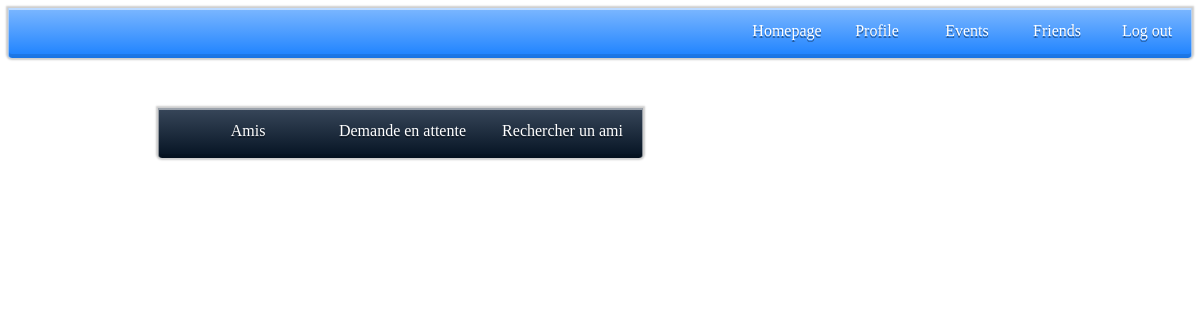
Before: /View/Pages/friends.php (signed in) with the older database file.
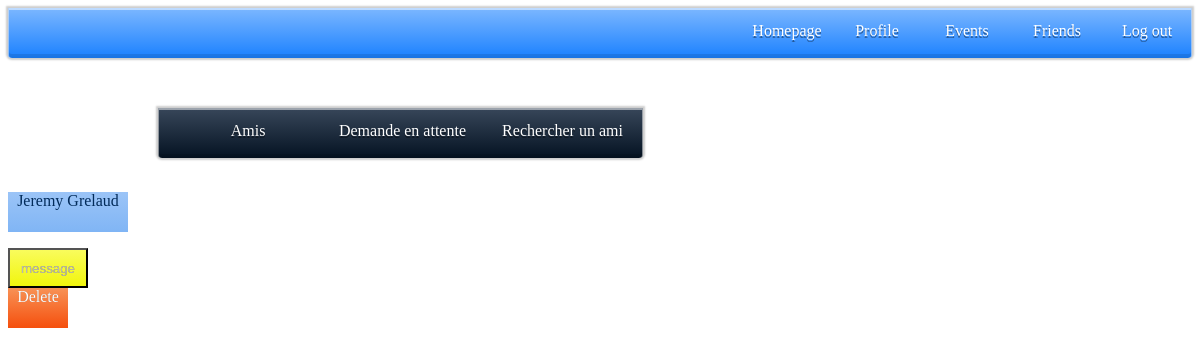
After: the same page with the newer database file.
### tables this page shows
CREATE TABLE IF NOT EXISTS `user_table` (
  `id_user` int(11) NOT NULL AUTO_INCREMENT,
  `id_admin` tinyint(1) NOT NULL,
  `fname_user` varchar(30) NOT NULL,
  `lname_user` varchar(30) NOT NULL,
  `password_user` varchar(255) NOT NULL,
  `mail_user` varchar(50) NOT NULL,
  `reg_date_user` datetime NOT NULL,
  `univ_user` varchar(50) NOT NULL,
  `statuts_user` text NOT NULL,
  `token` varchar(250) DEFAULT NULL,
  PRIMARY KEY (`id_user`),
  UNIQUE KEY `reg_date_user` (`reg_date_user`)
);

### View/Pages/friends.php (the view, shortened to what this page needs)
<?php
require '../../Model/session_util.php';
require '../../Model/connection.php';
$id_user = $_SESSION['id_user'];
?>
<!DOCTYPE html>
<html>
    <head>
        <link rel="stylesheet" href="../Styles/friends.css" />
        <link rel="stylesheet" href="../Styles/Style.css" />
    </head>
    <body>
        <?php include('navigation_bar.php');
        try{
            $PDO = new PDO($DB_DSN,$DB_USER,$DB_PASS);
            $relfriends = $PDO->prepare("SELECT * FROM req_friends WHERE id_req_from = :username_1 OR id_req_to = :username_2");
            $relfriends->execute([
                "username_1" => $id_user,
                "username_2" => $id_user
            ]);
            $data_relfriends = $relfriends->fetchAll();
        }
        catch(PDOException $pe){
            echo 'ERREUR : '.$pe->getMessage();
        }
        ?>
        <nav id="friendnav">
            <ul id="fnav">
                <li><a href="friends.php">Amis</a></li>
                <li><a href="waiting_request.php">Demande en attente</a></li>
                <li><a href="friends.php">Rechercher un ami</a></li>
            </ul>
        </nav>
        <br>
        <?php
        for($i=0;$i<sizeof($data_relfriends);$i++){
            if( $data_relfriends[$i]['id_req_to'] == $id_user && $data_relfriends[$i]['req_statuts'] == 0){
                $print_username_friend = $PDO->prepare("SELECT * FROM user_table WHERE id_user = :id_user");
                $print_username_friend->execute([
                    "id_user" => $data_relfriends[$i]['id_req_from']
                ]);
                $username_friend = $print_username_friend->fetch();
                $id_req = $data_relfriends[$i]['id_req'];
                echo '<p class="friends">'.$username_friend["fname_user"]." ".$username_friend["lname_user"].'</p>';
                echo '<input type="button" class="message_friend" value=" message ">';
                echo "<a class='delete' href='../../Controller/supp_friend.php?id_req=".$id_req."'>Delete</a>";
            }
        }
        ?>
    </body>
</html>

### View/Pages/navigation_bar.php
<nav id="menufond">
    <ul id="menu">
        <li><a href="homepage.php">Homepage</a></li>
        <li><a href="profile.php">Profile</a></li>
        <li><a href="create_event.php">Events</a></li>
        <li><a href="friends.php">Friends</a></li>
        <li><a href="../../Model/logout.php">Log out</a></li>
    </ul>
</nav>

### View/Styles/friends.css (style rules this page uses)
#friendnav { width: 41%; background: linear-gradient(#38475a, #041222); border-radius: 0px 0px 4px 4px; box-shadow: 0px 0px 2px 2px rgba(0, 0, 0, 0.2), 0px 1px 0px 1px rgba(255, 255, 255, 0.5) inset, 0px -3px 0px 1px rgba(0, 0, 0, 0.1) inset; overflow : hidden; margin-top: 50px; margin-left: 150px; height : 50px; }
#fnav { font-family: "Trebuchet MS"; display: table; margin-right : 0; margin-left : 15px; margin-top : 0; padding : 0; }
#fnav li { display: table-cell; width: 200px; transition:1s; }
#fnav a { display: block; line-height: 46px; text-align: center; text-decoration : none; color : white; text-shadow: 0 2px 0 rgba(0, 0, 0, 0.4); transition : text-shadow,color 1s; position:relative; }
.friends { display: block; height : 40px; width: 120px; text-align: center; color: #022b5a; background: linear-gradient(#9bc4f7, #80b5f5); text-decoration:none; }
.message_friend { display: block; height : 40px; width: 80px; text-align: center; text-shadow: 0 0px 0 rgba(0, 0, 0, 0.4); color : rgb(182, 182, 182); background: linear-gradient(#f9fc5c, #f1f50d); text-decoration:none; }
.delete { display: block; height : 40px; width: 60px; text-align: center; text-shadow: 0 0px 0 rgba(0, 0, 0, 0.4); color : white; background: linear-gradient(#f89256, #f54f0d); text-decoration:none; }

### View/Styles/Style.css (style rules this page uses)
#menufond { width: 100%; background: linear-gradient(#7cb7ff, #1b81ff); border-radius: 0px 0px 4px 4px; box-shadow: 0px 0px 2px 2px rgba(0, 0, 0, 0.2), 0px 1px 0px 1px rgba(255, 255, 255, 0.5) inset, 0px -3px 0px 1px rgba(0, 0, 0, 0.1) inset; overflow : hidden; height : 50px; }
#menu { font-family: "Trebuchet MS"; display: table; margin-right : 0; margin-left : auto; margin-top : 0; padding : 0; }
#menu li { display: table-cell; width: 90px; transition:1s; }
#menu a { display: block; line-height: 46px; text-align: center; text-decoration : none; color : white; text-shadow: 0 2px 0 rgba(0, 0, 0, 0.4); transition : text-shadow,color 1s; position:relative; }

Changed rows visible on the page:
added user_table: fname_user "Jeremy", lname_user "Grelaud"
